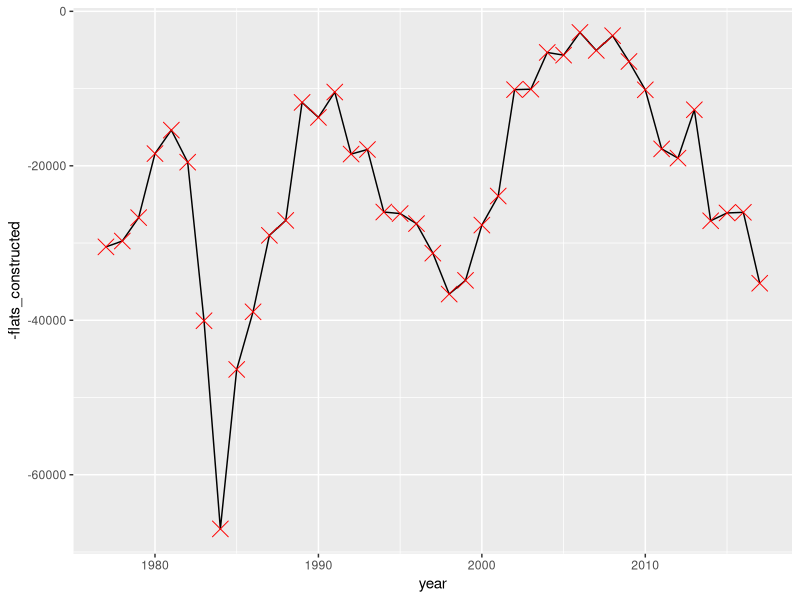
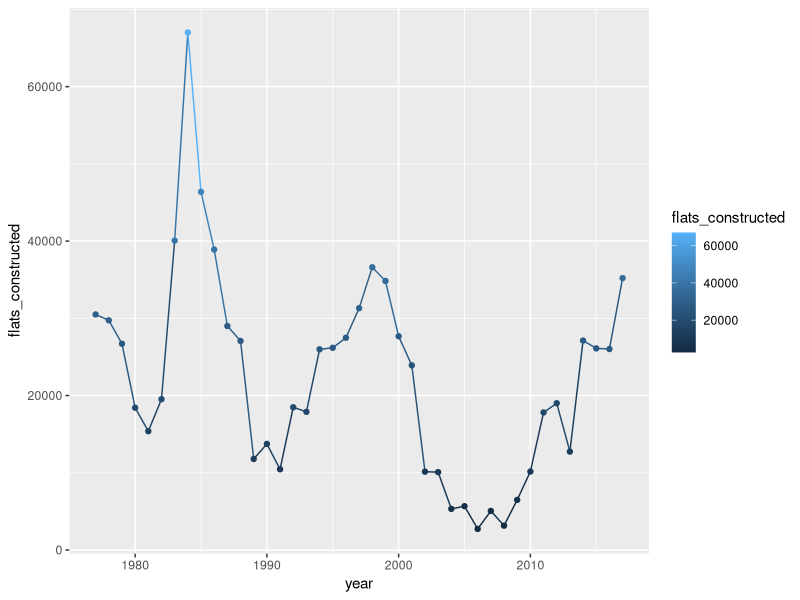
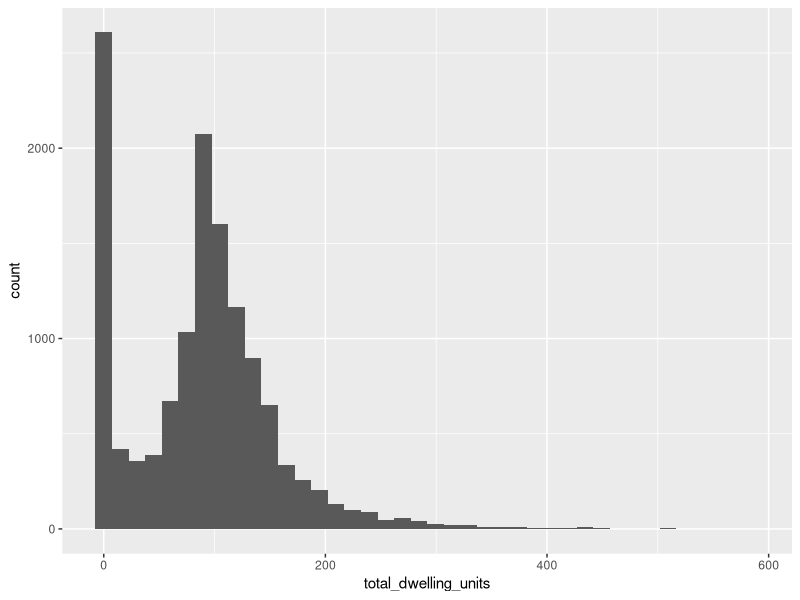
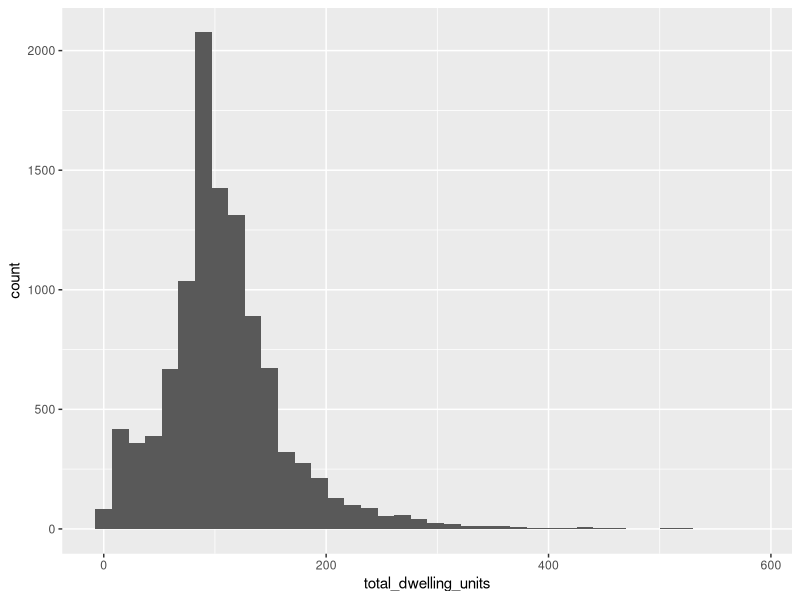
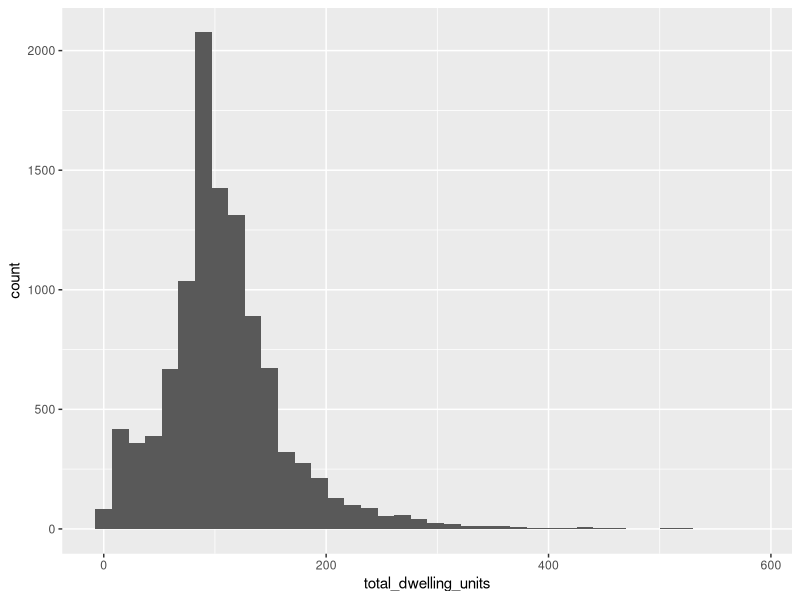
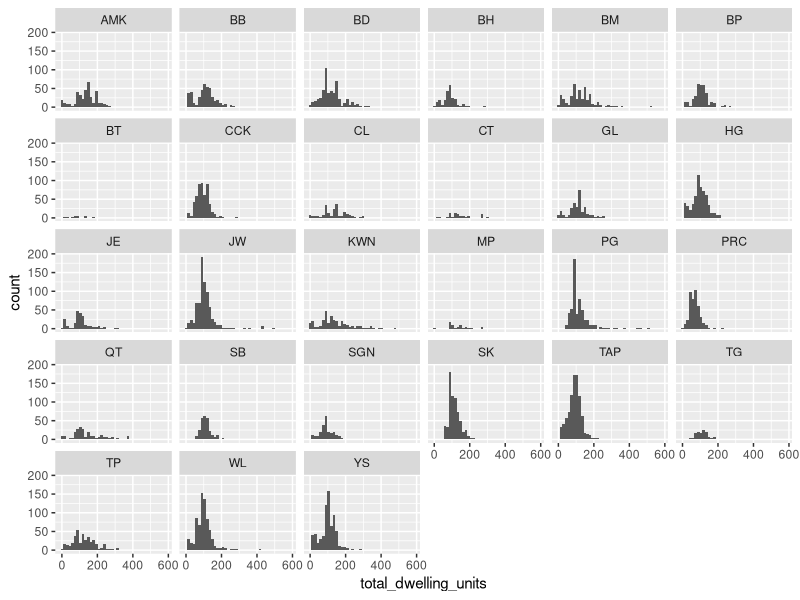
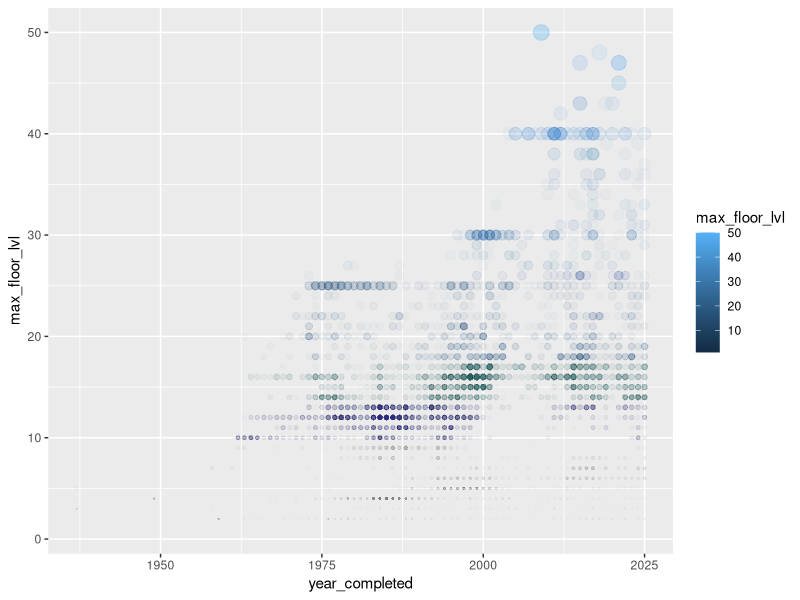
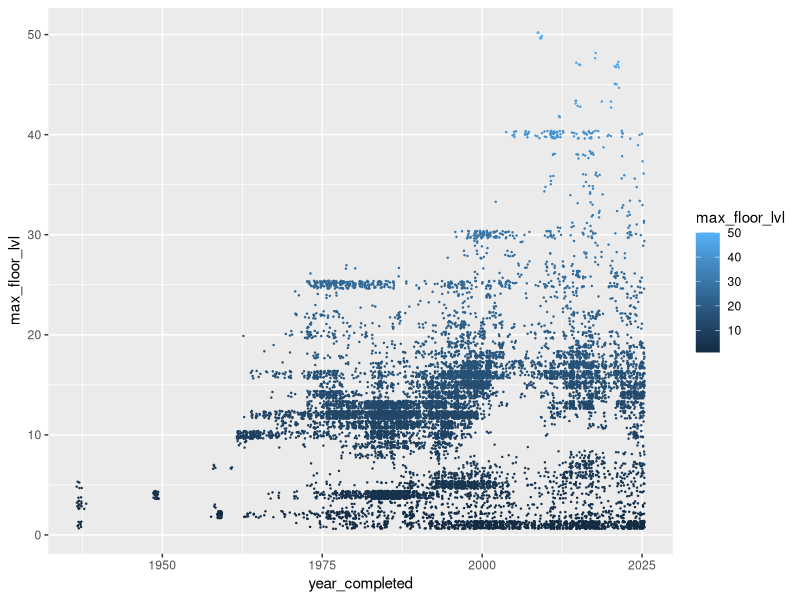

These figures' R source, in order:
## ---- chunk 1
knitr::opts_chunk$set(echo = TRUE)
## ---- chunk 2
library(tidyverse)
## ---- chunk 3
flats <- read_csv("../data/FlatsConstructedByHousingAndDevelopmentBoardAnnual.csv")
## ---- chunk 4
HDBPropertyInformation <- read_csv("../data/HDBPropertyInformation.csv")
## ---- chunk 5
ggplot(data = flats, mapping = aes(x = year, y = -flats_constructed)) + geom_line() + geom_point(colour = 'red', size = 5, shape = 4)
## ---- chunk 6
ggplot(data = flats, mapping = aes(x = year, y = flats_constructed, colour = flats_constructed)) + geom_line() + geom_point()
## ---- chunk 7
ggplot(data = HDBPropertyInformation, mapping = aes(x = total_dwelling_units)) + geom_histogram(bins = 40)
## ---- chunk 8
residential <- subset(HDBPropertyInformation, residential == 'Y')
ggplot(data = residential, mapping = aes(total_dwelling_units)) + geom_histogram(bins = 40)
## ---- chunk 9
ggplot(data = subset(HDBPropertyInformation, residential == 'Y'), mapping = aes(total_dwelling_units)) + geom_histogram(bins = 40)
## ---- chunk 10
table(HDBPropertyInformation$bldg_contract_town)
## ---- chunk 11
ggplot(data = subset(HDBPropertyInformation, residential == 'Y'), mapping = aes(total_dwelling_units)) + geom_histogram(bins = 40) + facet_wrap(~bldg_contract_town)
## ---- chunk 12
ggplot(data = HDBPropertyInformation, mapping = aes(x = year_completed, y = max_floor_lvl, colour = max_floor_lvl)) + geom_point(size = HDBPropertyInformation$max_floor_lvl/10, alpha = HDBPropertyInformation$max_floor_lvl/1000)
## ---- chunk 13
ggplot(data = HDBPropertyInformation, mapping = aes(x = year_completed, y = max_floor_lvl, colour = max_floor_lvl)) + geom_jitter(size = 0.2)
## ---- chunk 14
ggplot(data = HDBPropertyInformation, mapping = aes(x = year_completed, y = max_floor_lvl, colour = max_floor_lvl)) + geom_count()
